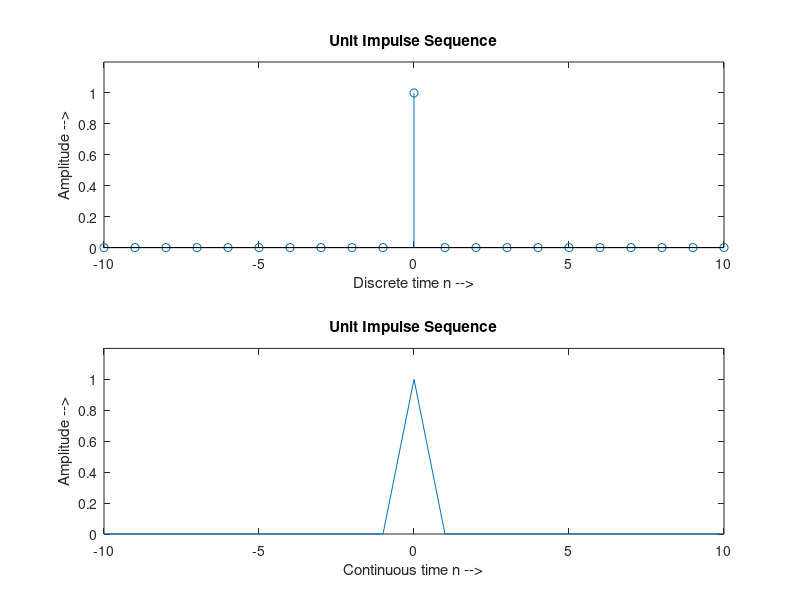

MATLAB code to generate this figure:
clc;
close all;
clear all;

%Unit impulse sequence for discrete time signal
n=-10:1:10;
impulse=[zeros(1,10),ones(1,1),zeros(1,10)];
subplot(2,1,1); stem(n,impulse);
xlabel('Discrete time n -->'); ylabel('Amplitude -->');
title('Unit Impulse Sequence');
axis([-10 10 0 1.2]);

%Unit impulse sequence for continuous time signal
n= -10:10;
u = [zeros(1,10) 1 zeros(1,10)];
subplot(2,1,2);
plot(n,u);
xlabel('Continuous time n -->'); ylabel('Amplitude -->');
title('Unit Impulse Sequence');
axis([-10 10 0 1.2]);

